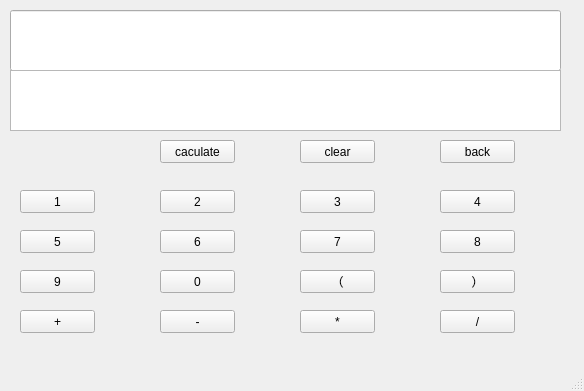
<?xml version="1.0" encoding="UTF-8"?>
<ui version="4.0">
 <class>MainWindow</class>
 <widget class="QMainWindow" name="MainWindow">
  <property name="geometry">
   <rect>
    <x>0</x>
    <y>0</y>
    <width>584</width>
    <height>391</height>
   </rect>
  </property>
  <property name="windowTitle">
   <string>MainWindow</string>
  </property>
  <widget class="QWidget" name="centralwidget">
   <widget class="QPushButton" name="pushButton">
    <property name="geometry">
     <rect>
      <x>20</x>
      <y>190</y>
      <width>75</width>
      <height>23</height>
     </rect>
    </property>
    <property name="text">
     <string>1</string>
    </property>
   </widget>
   <widget class="QPushButton" name="pushButton_2">
    <property name="geometry">
     <rect>
      <x>20</x>
      <y>270</y>
      <width>75</width>
      <height>23</height>
     </rect>
    </property>
    <property name="text">
     <string>9</string>
    </property>
   </widget>
   <widget class="QPushButton" name="pushButton_3">
    <property name="geometry">
     <rect>
      <x>160</x>
      <y>190</y>
      <width>75</width>
      <height>23</height>
     </rect>
    </property>
    <property name="text">
     <string>2</string>
    </property>
   </widget>
   <widget class="QPushButton" name="pushButton_4">
    <property name="geometry">
     <rect>
      <x>160</x>
      <y>230</y>
      <width>75</width>
      <height>23</height>
     </rect>
    </property>
    <property name="text">
     <string>6</string>
    </property>
   </widget>
   <widget class="QPushButton" name="pushButton_5">
    <property name="geometry">
     <rect>
      <x>160</x>
      <y>270</y>
      <width>75</width>
      <height>23</height>
     </rect>
    </property>
    <property name="text">
     <string>0</string>
    </property>
   </widget>
   <widget class="QPushButton" name="pushButton_6">
    <property name="geometry">
     <rect>
      <x>20</x>
      <y>230</y>
      <width>75</width>
      <height>23</height>
     </rect>
    </property>
    <property name="text">
     <string>5</string>
    </property>
   </widget>
   <widget class="QPushButton" name="pushButton_7">
    <property name="geometry">
     <rect>
      <x>20</x>
      <y>310</y>
      <width>75</width>
      <height>23</height>
     </rect>
    </property>
    <property name="text">
     <string>+</string>
    </property>
   </widget>
   <widget class="QPushButton" name="pushButton_8">
    <property name="geometry">
     <rect>
      <x>160</x>
      <y>310</y>
      <width>75</width>
      <height>23</height>
     </rect>
    </property>
    <property name="text">
     <string>-</string>
    </property>
   </widget>
   <widget class="QPushButton" name="pushButton_9">
    <property name="geometry">
     <rect>
      <x>300</x>
      <y>190</y>
      <width>75</width>
      <height>23</height>
     </rect>
    </property>
    <property name="text">
     <string>3</string>
    </property>
   </widget>
   <widget class="QPushButton" name="pushButton_10">
    <property name="geometry">
     <rect>
      <x>440</x>
      <y>190</y>
      <width>75</width>
      <height>23</height>
     </rect>
    </property>
    <property name="text">
     <string>4</string>
    </property>
   </widget>
   <widget class="QPushButton" name="pushButton_11">
    <property name="geometry">
     <rect>
      <x>300</x>
      <y>230</y>
      <width>75</width>
      <height>23</height>
     </rect>
    </property>
    <property name="text">
     <string>7</string>
    </property>
   </widget>
   <widget class="QPushButton" name="pushButton_12">
    <property name="geometry">
     <rect>
      <x>300</x>
      <y>270</y>
      <width>75</width>
      <height>23</height>
     </rect>
    </property>
    <property name="text">
     <string>（</string>
    </property>
   </widget>
   <widget class="QPushButton" name="pushButton_14">
    <property name="geometry">
     <rect>
      <x>160</x>
      <y>140</y>
      <width>75</width>
      <height>23</height>
     </rect>
    </property>
    <property name="text">
     <string>caculate</string>
    </property>
   </widget>
   <widget class="QPushButton" name="pushButton_15">
    <property name="geometry">
     <rect>
      <x>440</x>
      <y>140</y>
      <width>75</width>
      <height>23</height>
     </rect>
    </property>
    <property name="text">
     <string>back</string>
    </property>
   </widget>
   <widget class="QPushButton" name="pushButton_16">
    <property name="geometry">
     <rect>
      <x>300</x>
      <y>140</y>
      <width>75</width>
      <height>23</height>
     </rect>
    </property>
    <property name="text">
     <string>clear</string>
    </property>
   </widget>
   <widget class="QPushButton" name="pushButton_17">
    <property name="geometry">
     <rect>
      <x>440</x>
      <y>230</y>
      <width>75</width>
      <height>23</height>
     </rect>
    </property>
    <property name="text">
     <string>8</string>
    </property>
   </widget>
   <widget class="QPushButton" name="pushButton_18">
    <property name="geometry">
     <rect>
      <x>440</x>
      <y>270</y>
      <width>75</width>
      <height>23</height>
     </rect>
    </property>
    <property name="text">
     <string>）</string>
    </property>
   </widget>
   <widget class="QPushButton" name="pushButton_19">
    <property name="geometry">
     <rect>
      <x>440</x>
      <y>310</y>
      <width>75</width>
      <height>23</height>
     </rect>
    </property>
    <property name="text">
     <string>/</string>
    </property>
   </widget>
   <widget class="QPushButton" name="pushButton_20">
    <property name="geometry">
     <rect>
      <x>300</x>
      <y>310</y>
      <width>75</width>
      <height>23</height>
     </rect>
    </property>
    <property name="text">
     <string>*</string>
    </property>
   </widget>
   <widget class="QLineEdit" name="lineEdit">
    <property name="geometry">
     <rect>
      <x>10</x>
      <y>10</y>
      <width>551</width>
      <height>61</height>
     </rect>
    </property>
   </widget>
   <widget class="QTextBrowser" name="textBrowser">
    <property name="geometry">
     <rect>
      <x>10</x>
      <y>70</y>
      <width>551</width>
      <height>61</height>
     </rect>
    </property>
   </widget>
  </widget>
  <widget class="QMenuBar" name="menubar">
   <property name="geometry">
    <rect>
     <x>0</x>
     <y>0</y>
     <width>584</width>
     <height>22</height>
    </rect>
   </property>
  </widget>
  <widget class="QStatusBar" name="statusbar"/>
 </widget>
 <resources/>
 <connections/>
</ui>
